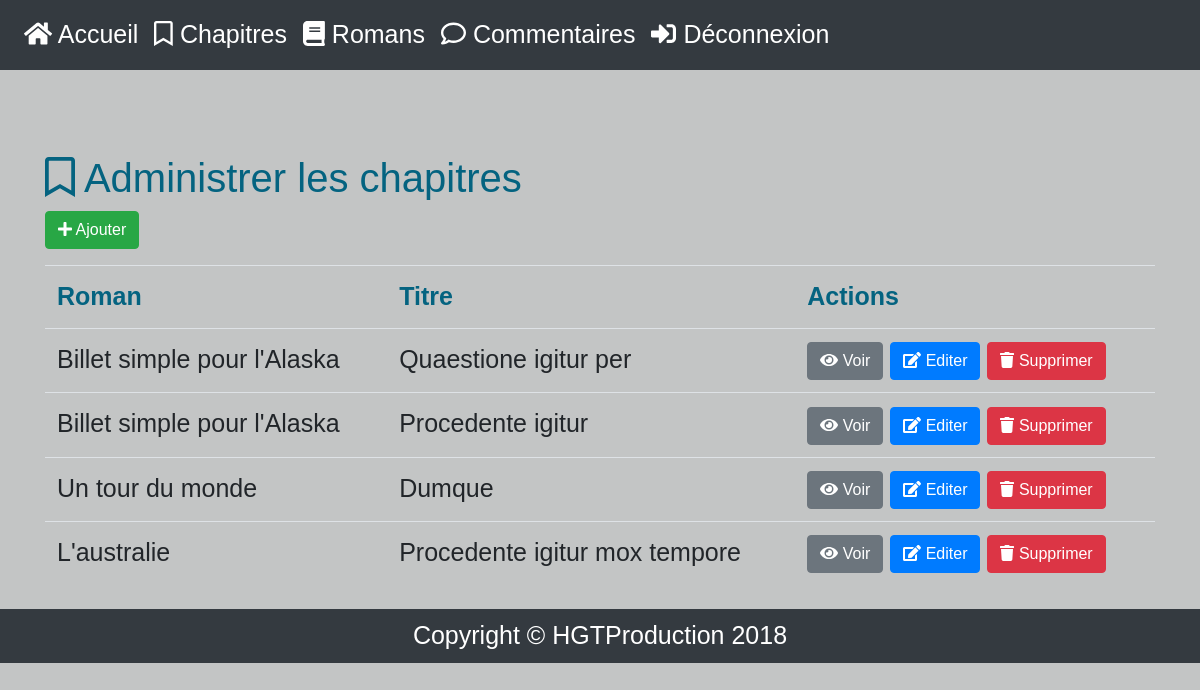
The page /index.php?p=admin.posts.index (signed in) on the database its author committed.
### tables this page shows
CREATE TABLE IF NOT EXISTS `posts` (
  `id` int(11) NOT NULL AUTO_INCREMENT,
  `title` varchar(255) NOT NULL,
  `content` text NOT NULL,
  `date` datetime NOT NULL,
  `category_id` int(11) NOT NULL,
  PRIMARY KEY (`id`),
  KEY `category_id` (`category_id`)
);

CREATE TABLE IF NOT EXISTS `categories` (
  `id` int(11) NOT NULL AUTO_INCREMENT,
  `title` varchar(255) NOT NULL,
  `date` datetime NOT NULL,
  PRIMARY KEY (`id`)
);

### core/Controller/Controller.php (called while the page is built, shortened)
<?php
class Controller
{
    protected $viewPath;
    protected function render($view, $variables = [])
    {
        extract($variables);
        require($this->viewPath . str_replace('.', '/', $view) . '.php');
    }
}

### app/Controller/Admin/PostsController.php (called while the page is built, shortened)
<?php
class PostsController extends AppController
{
    public function index($success = '')
    {
        $posts = $this->Post->getAll();
        $this->render('admin.posts.index', compact('posts', 'success'));
    }
}

### public/index.php (called while the page is built, shortened)
<?php
if (isset($_GET['p'])) {
    $page = $_GET['p'];
} else {
    $page = 'posts.index';
}
$page = explode('.', $page);
if ($page[0] == 'admin') {
    $action = $page[2];
} else {
    $controller = '\App\Controller\\' . ucfirst($page[0]) . 'Controller';
    $action = $page[1];
}
$controller = new $controller();
$controller->$action();

### core/Table/Table.php (called while the page is built, shortened)
<?php
class Table
{
    protected $db;
    public function __construct(Database $db)
    {
        $this->db = $db;
    }
    public function query($statement, $attributes = null, $one = false)
    {
        if ($attributes) {
            return $this->db->prepare($statement, $attributes, str_replace('Table', 'Entity', get_class($this)), $one);
        } else {
            return $this->db->query($statement, str_replace('Table', 'Entity', get_class($this)), $one);
        }
    }
}

### core/Database/MysqlDatabase.php (called while the page is built, shortened)
<?php
class MysqlDatabase extends Database
{
    private $pdo;
    private function getPDO()
    {
        if ($this->pdo === null) {
            $pdo = new PDO('mysql:host=localhost;dbname=blog;charset=utf8', 'root', '');
            $pdo->setAttribute(PDO::ATTR_ERRMODE, PDO::ERRMODE_EXCEPTION);
            $this->pdo = $pdo;
        }
        return $this->pdo;
    }
    public function query($statement, $class_name = null, $one = false)
    {
        $req = $this->getPDO()->query($statement);
        if ($class_name === null) {
            $req->setFetchMode(PDO::FETCH_OBJ);
        } else {
            $req->setFetchMode(PDO::FETCH_CLASS, $class_name);
        }
        if ($one) {
            $datas = $req->fetch();
        } else {
            $datas = $req->fetchAll();
        }
        return $datas;
    }
}

### app/Model/Table/PostTable.php (called while the page is built, shortened)
<?php
class PostTable extends AppTable
{
    protected $table = 'posts';
    public function getAll()
    {
        return $this->query("SELECT posts.id, posts.title, posts.content, posts.date, category_id, categories.title AS category_title FROM " . $this->table . " LEFT JOIN categories ON category_id = categories.id ORDER BY date DESC");
    }
}

### app/Autoloader.php (called while the page is built, shortened)
<?php
class Autoloader
{
    static function autoload($class)
    {
        if (strpos($class, __NAMESPACE__ .  '\\') === 0) {
            $class = str_replace(__NAMESPACE__ . '\\','', $class);
            $class = str_replace('\\','/', $class);
            $classPath = __DIR__ . '/' . $class . '.php';
        }
    }
}

### core/Autoloader.php (called while the page is built, shortened)
<?php
class Autoloader
{
    static function autoload($class)
    {
        if (strpos($class, __NAMESPACE__ .  '\\') === 0) {
            $class = str_replace(__NAMESPACE__ . '\\','', $class);
            $class = str_replace('\\','/', $class);
            $classPath = __DIR__ . '/' . $class . '.php';
        }
    }
}

### app/Views/admin/posts/index.php (the view, shortened to what this page needs)
<h1 class="title-id"><i class="far fa-bookmark"></i> Administrer les chapitres</h1>
<p>
    <a href="?p=admin.posts.add" class="btn btn-success"><i class="fas fa-plus"></i> Ajouter</a>
</p>
<table class="table">
    <thead>
        <tr>
              <td class="title-id">Roman</td>
              <td class="title-id">Titre</td>
              <td class="title-id">Actions</td>
        </tr>
    </thead>
    <tbody>
        <?php foreach($posts as $post): ?>
        <tr>
          <td><?= htmlspecialchars($post->category_title); ?></td>
          <td><?= htmlspecialchars($post->title); ?></td>
          <td>
              <a class="btn btn-secondary" href="?p=posts.show&id=<?= htmlspecialchars($post->id); ?>"><i class="fas fa-eye"></i> Voir</a>
              <a class="btn btn-primary" href="?p=admin.posts.edit&id=<?= htmlspecialchars($post->id); ?>"><i class="fas fa-edit"></i> Editer</a>
              <a href="#openModal<?= htmlspecialchars($post->id); ?>" class="btn btn-danger"><i class="fas fa-trash"></i> Supprimer</a>
          </td>
        </tr>
        <?php endforeach ?>
    </tbody>
</table>

### public/css/styles.css (style rules this page uses)
body { background-repeat: no-repeat; background-attachment: fixed; background-position: center; font-family: Georgia, Arial, Verdana, sans-serif; font-size: 25px; background-color: #C3C5C5; padding-top: 54px; }
.title-id { color: #046380; }
a:link, a:visited, a:hover, a:active { text-decoration: none; outline: none; }
thead { font-weight: bold; }
tbody tr { -webkit-transition: background-color 0.5s ease-out; -moz-transition: background-color 0.5s ease-out; -o-transition: background-color 0.5s ease-out; transition: background-color 0.5s ease-out; }

### rows shown on the page
posts: category.title "Billet simple pour l'Alaska", title "Quaestione igitur per"
posts: category.title "Billet simple pour l'Alaska", title "Procedente igitur"
posts: category.title "Un tour du monde", title "Dumque"
posts: category.title "L'australie", title "Procedente igitur mox tempore"
